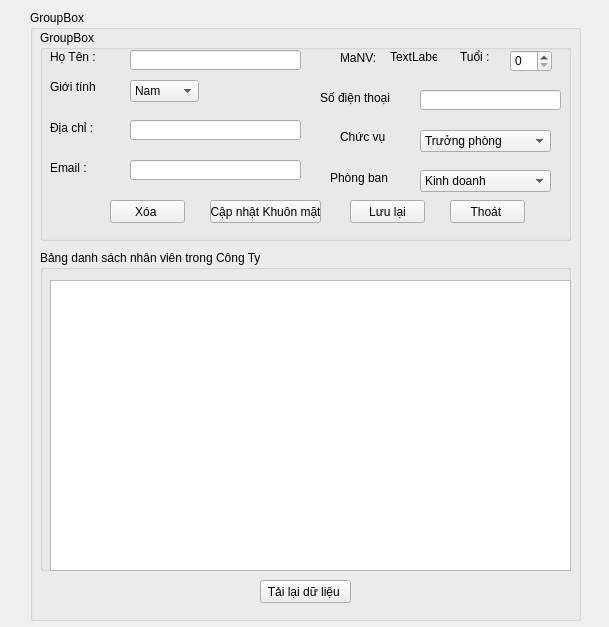
<?xml version="1.0" encoding="UTF-8"?>
<ui version="4.0">
 <class>FormChinhSua</class>
 <widget class="QWidget" name="FormChinhSua">
  <property name="geometry">
   <rect>
    <x>0</x>
    <y>0</y>
    <width>609</width>
    <height>627</height>
   </rect>
  </property>
  <property name="windowTitle">
   <string>Chỉnh sửa thông tin nhân viên </string>
  </property>
  <widget class="QGroupBox" name="groupChucNang">
   <property name="geometry">
    <rect>
     <x>30</x>
     <y>10</y>
     <width>551</width>
     <height>611</height>
    </rect>
   </property>
   <property name="title">
    <string>GroupBox</string>
   </property>
   <widget class="QGroupBox" name="groupBox_2">
    <property name="geometry">
     <rect>
      <x>10</x>
      <y>20</y>
      <width>531</width>
      <height>211</height>
     </rect>
    </property>
    <property name="title">
     <string>GroupBox</string>
    </property>
    <widget class="QLabel" name="label">
     <property name="geometry">
      <rect>
       <x>10</x>
       <y>20</y>
       <width>47</width>
       <height>13</height>
      </rect>
     </property>
     <property name="text">
      <string>Họ Tên : </string>
     </property>
    </widget>
    <widget class="QLineEdit" name="txtHoTen">
     <property name="geometry">
      <rect>
       <x>90</x>
       <y>20</y>
       <width>171</width>
       <height>20</height>
      </rect>
     </property>
    </widget>
    <widget class="QSpinBox" name="txtTuoi">
     <property name="geometry">
      <rect>
       <x>470</x>
       <y>20</y>
       <width>42</width>
       <height>22</height>
      </rect>
     </property>
    </widget>
    <widget class="QLabel" name="label_2">
     <property name="geometry">
      <rect>
       <x>420</x>
       <y>20</y>
       <width>47</width>
       <height>13</height>
      </rect>
     </property>
     <property name="text">
      <string>Tuổi : </string>
     </property>
    </widget>
    <widget class="QComboBox" name="txtGioiTinh">
     <property name="geometry">
      <rect>
       <x>90</x>
       <y>50</y>
       <width>69</width>
       <height>22</height>
      </rect>
     </property>
     <item>
      <property name="text">
       <string>Nam</string>
      </property>
     </item>
     <item>
      <property name="text">
       <string>Nữ</string>
      </property>
     </item>
    </widget>
    <widget class="QLabel" name="label_3">
     <property name="geometry">
      <rect>
       <x>10</x>
       <y>50</y>
       <width>47</width>
       <height>13</height>
      </rect>
     </property>
     <property name="text">
      <string>Giới tính : </string>
     </property>
    </widget>
    <widget class="QLabel" name="label_4">
     <property name="geometry">
      <rect>
       <x>280</x>
       <y>60</y>
       <width>71</width>
       <height>16</height>
      </rect>
     </property>
     <property name="text">
      <string>Số điện thoại : </string>
     </property>
    </widget>
    <widget class="QLineEdit" name="txtSoDienThoai">
     <property name="geometry">
      <rect>
       <x>380</x>
       <y>60</y>
       <width>141</width>
       <height>20</height>
      </rect>
     </property>
    </widget>
    <widget class="QLabel" name="label_5">
     <property name="geometry">
      <rect>
       <x>10</x>
       <y>90</y>
       <width>71</width>
       <height>16</height>
      </rect>
     </property>
     <property name="text">
      <string>Địa chỉ : </string>
     </property>
    </widget>
    <widget class="QLineEdit" name="txtDiaChi">
     <property name="geometry">
      <rect>
       <x>90</x>
       <y>90</y>
       <width>171</width>
       <height>20</height>
      </rect>
     </property>
    </widget>
    <widget class="QLabel" name="label_6">
     <property name="geometry">
      <rect>
       <x>10</x>
       <y>130</y>
       <width>71</width>
       <height>16</height>
      </rect>
     </property>
     <property name="text">
      <string>Email : </string>
     </property>
    </widget>
    <widget class="QLineEdit" name="txtEmail">
     <property name="geometry">
      <rect>
       <x>90</x>
       <y>130</y>
       <width>171</width>
       <height>20</height>
      </rect>
     </property>
    </widget>
    <widget class="QLabel" name="label_7">
     <property name="geometry">
      <rect>
       <x>300</x>
       <y>100</y>
       <width>47</width>
       <height>13</height>
      </rect>
     </property>
     <property name="text">
      <string>Chức vụ : </string>
     </property>
    </widget>
    <widget class="QComboBox" name="txtChucVu">
     <property name="geometry">
      <rect>
       <x>380</x>
       <y>100</y>
       <width>131</width>
       <height>22</height>
      </rect>
     </property>
     <item>
      <property name="text">
       <string>Trưởng phòng</string>
      </property>
     </item>
     <item>
      <property name="text">
       <string>Phó phòng</string>
      </property>
     </item>
     <item>
      <property name="text">
       <string>Nhân viên </string>
      </property>
     </item>
    </widget>
    <widget class="QLabel" name="label_8">
     <property name="geometry">
      <rect>
       <x>290</x>
       <y>140</y>
       <width>61</width>
       <height>16</height>
      </rect>
     </property>
     <property name="text">
      <string>Phòng ban : </string>
     </property>
    </widget>
    <widget class="QComboBox" name="txtKinhDoanh">
     <property name="geometry">
      <rect>
       <x>380</x>
       <y>140</y>
       <width>131</width>
       <height>22</height>
      </rect>
     </property>
     <item>
      <property name="text">
       <string>Kinh doanh</string>
      </property>
     </item>
     <item>
      <property name="text">
       <string>IT</string>
      </property>
     </item>
     <item>
      <property name="text">
       <string>Nhân sự</string>
      </property>
     </item>
     <item>
      <property name="text">
       <string>Đối ngoại</string>
      </property>
     </item>
    </widget>
    <widget class="QPushButton" name="btnXoa">
     <property name="geometry">
      <rect>
       <x>70</x>
       <y>170</y>
       <width>75</width>
       <height>23</height>
      </rect>
     </property>
     <property name="text">
      <string>Xóa </string>
     </property>
    </widget>
    <widget class="QPushButton" name="btnCapNhatKhuonMat">
     <property name="geometry">
      <rect>
       <x>170</x>
       <y>170</y>
       <width>111</width>
       <height>23</height>
      </rect>
     </property>
     <property name="text">
      <string>Cập nhật Khuôn mặt</string>
     </property>
    </widget>
    <widget class="QPushButton" name="btnThoat">
     <property name="geometry">
      <rect>
       <x>410</x>
       <y>170</y>
       <width>75</width>
       <height>23</height>
      </rect>
     </property>
     <property name="text">
      <string>Thoát </string>
     </property>
    </widget>
    <widget class="QPushButton" name="btnLuuLai">
     <property name="geometry">
      <rect>
       <x>310</x>
       <y>170</y>
       <width>75</width>
       <height>23</height>
      </rect>
     </property>
     <property name="text">
      <string>Lưu lại</string>
     </property>
    </widget>
    <widget class="QLabel" name="label_9">
     <property name="geometry">
      <rect>
       <x>300</x>
       <y>20</y>
       <width>41</width>
       <height>16</height>
      </rect>
     </property>
     <property name="text">
      <string>MaNV:</string>
     </property>
    </widget>
    <widget class="QLabel" name="LbID">
     <property name="geometry">
      <rect>
       <x>350</x>
       <y>20</y>
       <width>47</width>
       <height>13</height>
      </rect>
     </property>
     <property name="text">
      <string>TextLabel</string>
     </property>
    </widget>
   </widget>
   <widget class="QGroupBox" name="DanhsachNhanVien">
    <property name="geometry">
     <rect>
      <x>10</x>
      <y>240</y>
      <width>531</width>
      <height>321</height>
     </rect>
    </property>
    <property name="title">
     <string>Bảng danh sách nhân viên trong Công Ty </string>
    </property>
    <widget class="QTableView" name="tableDanhSachNhanVien">
     <property name="geometry">
      <rect>
       <x>10</x>
       <y>30</y>
       <width>521</width>
       <height>291</height>
      </rect>
     </property>
    </widget>
   </widget>
   <widget class="QPushButton" name="pushButton">
    <property name="geometry">
     <rect>
      <x>230</x>
      <y>570</y>
      <width>91</width>
      <height>23</height>
     </rect>
    </property>
    <property name="text">
     <string>Tải lại dữ liệu </string>
    </property>
   </widget>
  </widget>
 </widget>
 <resources/>
 <connections/>
</ui>
